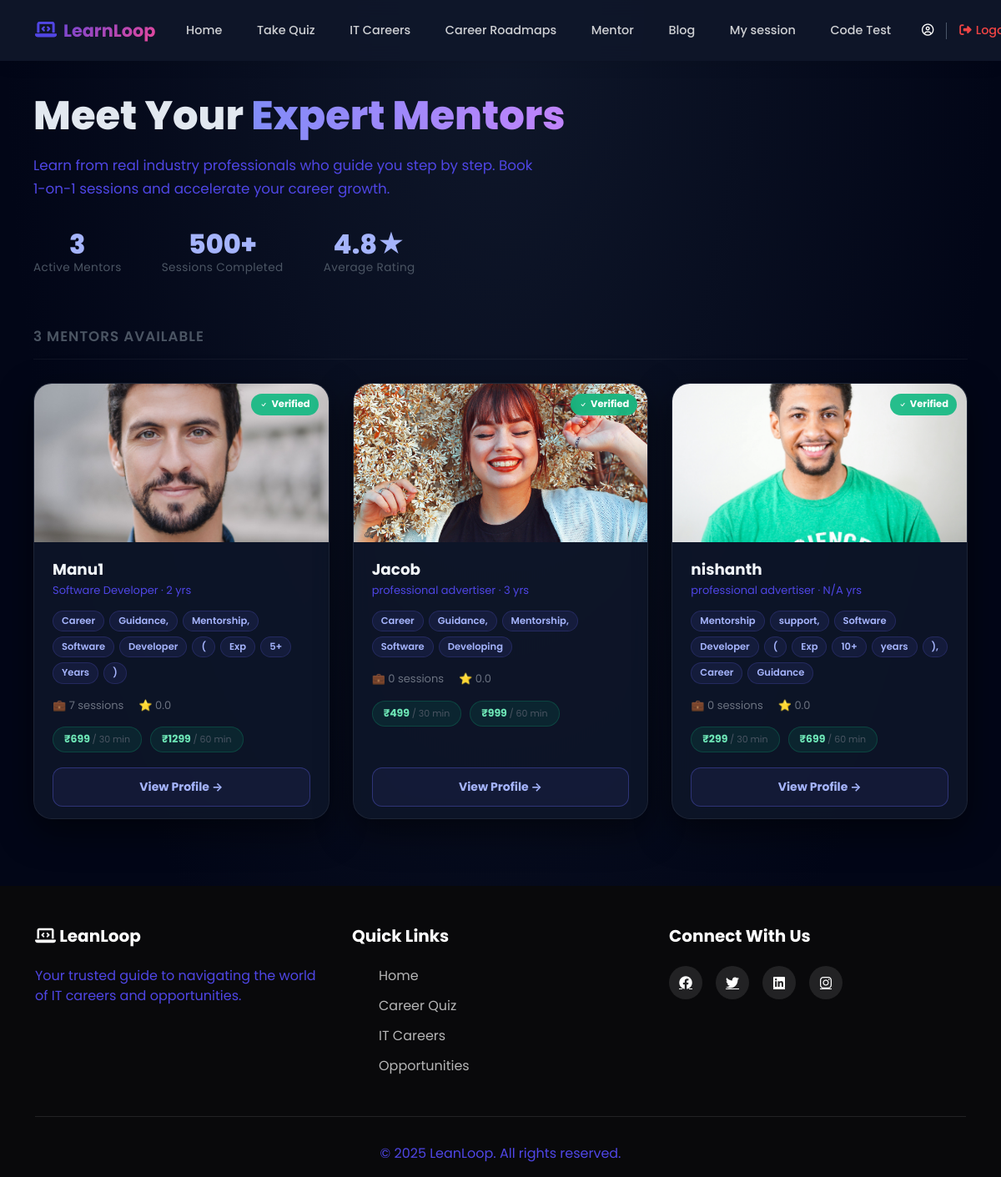
Page /mentor/browse/ on the earlier database version.
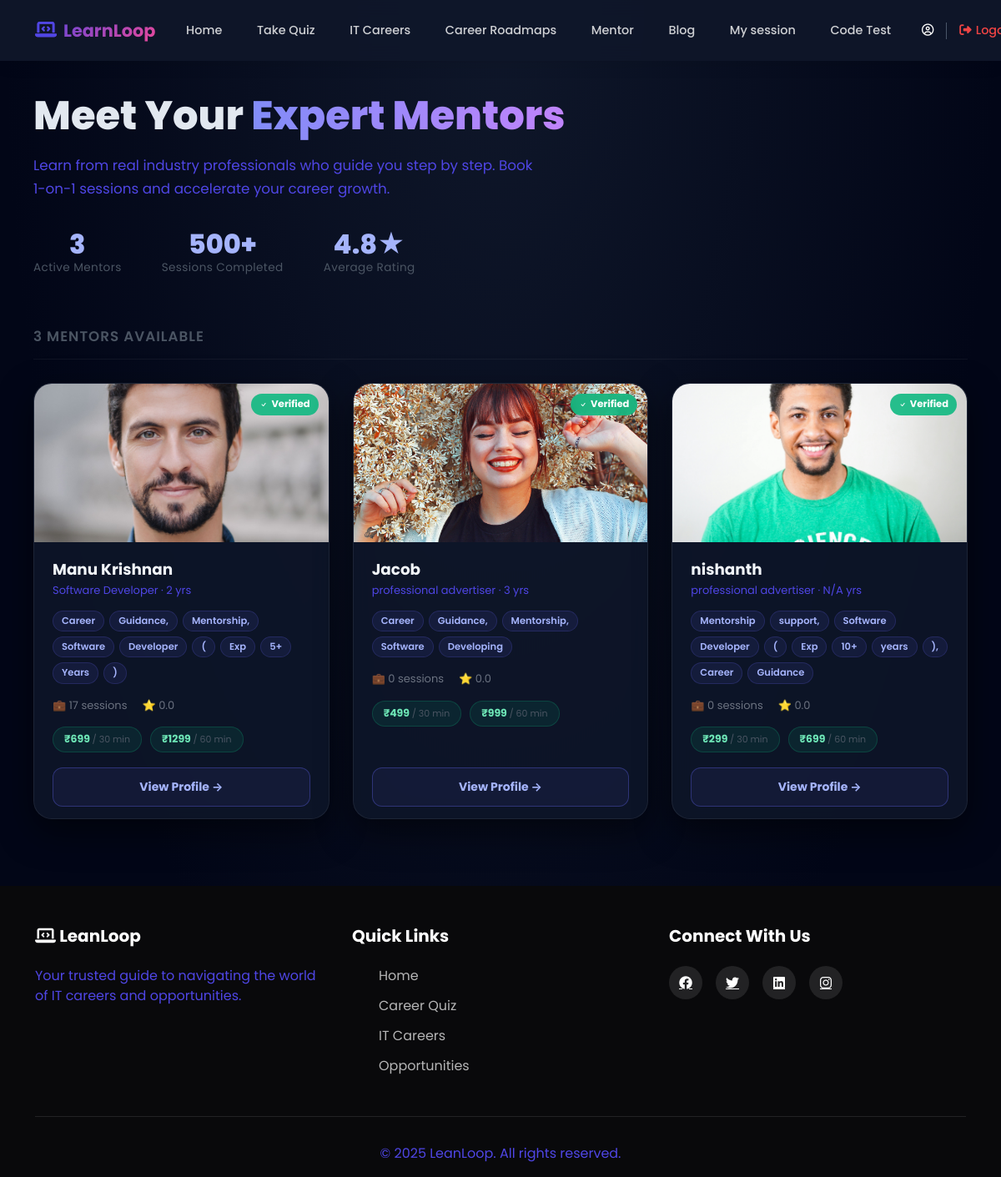
Same page on the later database version.
### accounts/models.py (models this page shows, shortened)
class CustomUser(AbstractUser):
    ROLE_CHOICES = (
        ('user', 'User'),
        ('mentor', 'Mentor'),
        ('Admin', 'Admin'),
    )
    role = models.CharField(
        max_length=10,
        choices=ROLE_CHOICES,
        default='user'
    )
    phone_regex = RegexValidator(
    regex=r'^[9876]\d{9}$',
    message="Phone number must be a 10-digit number and start with 9, 8, 7, or 6."
    )
    phone_number = models.CharField(
        max_length=10,
        blank=True,
        null=True,
        validators=[phone_regex],
        unique=True,
        help_text='Enter 10 digit phone number'
    )
    previous_experience = models.BooleanField(blank=True, null=True,verbose_name="Previous Experience")
    is_approved=models.BooleanField(default=False)
    GENDER_CHOICES = [
        ('male', 'Male'),
        ('female', 'Female'),
        ('other', 'Other'),
        ('prefer_not_to_say', 'Prefer not to say'),
    ]
    gender = models.CharField(
        max_length=20,
        choices=GENDER_CHOICES,
        blank=False,
        null=False
    )
    profile_photo = models.ImageField(upload_to='profile_photos/', blank=False, null=True)
    education = models.CharField(max_length=200, blank=True, null=True)
    career_domain = models.CharField(max_length=100, blank=True, null=True)
    profession = models.CharField(max_length=100, blank=False, null=True)
    experience_years = models.PositiveIntegerField(
        null=True,
        blank=False,
    )
    expertise = models.CharField(
        blank=False,
        null=True,
        max_length=100,
    )
    bio = models.CharField(
        blank=False,
        null=True,
    )
    linkedin = models.URLField(blank=True, null=True)
    portfolio = models.URLField(blank=True, null=True)
    available_days = models.JSONField(default=list)  # ["mon", "wed", "fri"]
    available_from = models.TimeField(default="09:00")
    available_to = models.TimeField(default="17:00")
    session_duration = models.CharField(
        max_length=10,
        choices=[
            ('30', '30 Minutes'),
            ('60', '60 Minutes'),
        ],null=True, blank=False
    )
    intro_video = models.FileField(upload_to="mentor_videos/", blank=True, null=True)
    created_at = models.DateTimeField(
        auto_now_add=True,
        null=True
    )

### mentor/models.py (models this page shows, shortened)
class MentorProfile(models.Model):
    user = models.OneToOneField(
        CustomUser,
        on_delete=models.CASCADE,
        related_name='mentor_profile'
    )
    bio = models.TextField(
        max_length=500,
        blank=True,
        null=True,
        help_text="Professional bio (max 500 characters)"
    )
    expertise = models.CharField(
        max_length=500,
        blank=True,
        null=True,
        help_text="Comma-separated skills (e.g., Python, Django, React)"
    )
    fee_30min = models.IntegerField(
        default=10,
        validators=[MinValueValidator(0), MaxValueValidator(1000)],
        help_text="Fee (in Rupee) for 30-minute session"
    )
    fee_60min = models.IntegerField(
        default=20,
        validators=[MinValueValidator(0), MaxValueValidator(2000)],
        help_text="Fee (in Rupee) for 60-minute session"
    )
    total_sessions = models.IntegerField(default=0)
    total_earnings = models.IntegerField(default=0)
    rating = models.DecimalField(
        max_digits=3,
        decimal_places=2,
        default=0.00,
        validators=[MinValueValidator(0), MaxValueValidator(5)]
    )
    is_active = models.BooleanField(default=True)
    created_at = models.DateTimeField(auto_now_add=True)
    updated_at = models.DateTimeField(auto_now=True)
    class Meta:
        verbose_name = "Mentor Profile"
        verbose_name_plural = "Mentor Profiles"

### mentor/views.py (the view)
# urls.py: path('browse/', views.mentor_list, name='mentor_list'),
def mentor_list(request):
    mentors = CustomUser.objects.filter(role='mentor', is_approved=True)
    mentors_with_profiles = []
    for mentor in mentors:
        try:
            profile = MentorProfile.objects.get(user=mentor)
        except MentorProfile.DoesNotExist:
            profile = None
        mentors_with_profiles.append({
            'mentor': mentor,
            'profile': profile
        })
    context = {
        'mentors': mentors_with_profiles
    }
    return render(request, 'mentor_browse.html', context)

### mentor/templates/mentor_browse.html (shortened to what this page needs)
{% extends 'dashboard/userbase.html' %}
{% block content %}
<div class="browse-hero">
    <h1>Meet Your <span class="accent">Expert Mentors</span></h1>
    <p>Learn from real industry professionals who guide you step by step. Book 1-on-1 sessions and accelerate your career growth.</p>
    <div class="stats-bar">
        <div class="stat-item">
            <span class="stat-number">{{ mentors|length }}</span>
            <span class="stat-label">Active Mentors</span>
        </div>
        <div class="stat-item">
            <span class="stat-number">500+</span>
            <span class="stat-label">Sessions Completed</span>
        </div>
        <div class="stat-item">
            <span class="stat-number">4.8★</span>
            <span class="stat-label">Average Rating</span>
        </div>
    </div>
</div>
<div class="grid-section">
    <div class="section-heading">{{ mentors|length }} mentor{{ mentors|length|pluralize }} available</div>
    <div class="mentor-grid">
        {% for item in mentors %}
        <div class="mentor-card">
            <div class="card-photo">
                {% if item.mentor.profile_photo %}
                <img src="{{ item.mentor.profile_photo.url }}" alt="{{ item.mentor.username }}">
                {% else %}
                <div class="avatar-placeholder">{{ item.mentor.username.0|upper }}</div>
                {% endif %}
                <span class="verified-chip">
                    <svg width="10" height="10" fill="currentColor" viewBox="0 0 16 16">
                        <path d="M10.97 4.97a.75.75 0 0 1 1.07 1.05l-3.99 4.99a.75.75 0 0 1-1.08.02L4.324 8.384a.75.75 0 1 1 1.06-1.06l2.094 2.093 3.473-4.425a.267.267 0 0 1 .02-.022z"/>
                    </svg>
                    Verified
                </span>
            </div>
            <div class="card-body">
                <h3 class="card-name">
                    {% if item.mentor.first_name and item.mentor.last_name %}
                        {{ item.mentor.first_name }} {{ item.mentor.last_name }}
                    {% else %}
                        {{ item.mentor.username }}
                    {% endif %}
                </h3>
                <p class="card-role">{{ item.mentor.profession|default:"Professional Mentor" }} · {{ item.mentor.experience_years|default:"N/A" }} yrs</p>
                {% if item.profile and item.profile.expertise %}
                <div class="skill-tags">
                    {% for skill in item.profile.expertise.split %}
                    <span class="skill-tag">{{ skill }}</span>
                    {% endfor %}
                </div>
                {% elif item.mentor.expertise %}
                <div class="skill-tags">
                    <span class="skill-tag">{{ item.mentor.expertise|truncatewords:4 }}</span>
                </div>
                {% endif %}
                <div class="card-stats">
                    {% if item.profile %}
                    <span class="card-stat">💼 {{ item.profile.total_sessions }} sessions</span>
                    <span class="card-stat">⭐ {{ item.profile.rating|floatformat:1 }}</span>
                    {% else %}
                    <span class="card-stat">💼 {{ item.mentor.experience_years|default:"N/A" }} yrs exp</span>
                    {% endif %}
                </div>
                {% if item.profile %}
                <div class="fee-row">
                    <span class="fee-pill">₹{{ item.profile.fee_30min }} <span class="dur">/ 30 min</span></span>
                    <span class="fee-pill">₹{{ item.profile.fee_60min }} <span class="dur">/ 60 min</span></span>
                </div>
                {% endif %}
                <a href="{% url 'mentor_detail' item.mentor.id %}" class="btn-view">View Profile →</a>
            </div>
        </div>
        {% empty %}
        <div class="empty-state">
            <span class="icon">🔍</span>
            <h2>No mentors available right now.</h2>
            <p>Come back later — the best are worth waiting for.</p>
        </div>
        {% endfor %}
    </div>
</div>
{% endblock %}

Differences in the rows shown:
changed CustomUser "Software Developer": mentor.first_name (not shown) → "Manu"; mentor.last_name (not shown) → "Krishnan"; profile.total_sessions "7" → "17"; mentor.username "Manu1" → (not shown)
